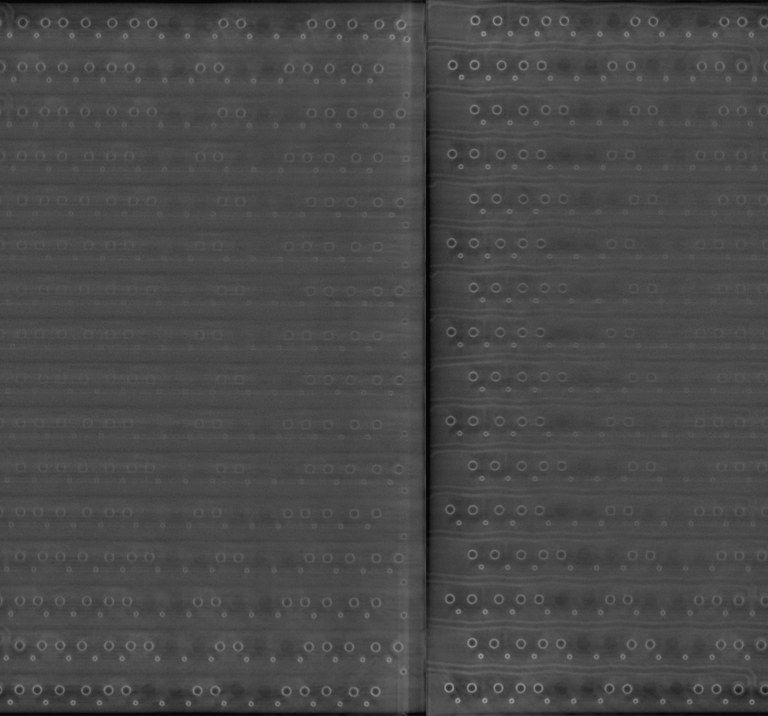
#> input picture results/classical_v2/hybrid/J1_000.jpg, 2304 x 2148 px, given as the content of the folder e/t2/TRI_Dataset-20260511T190518Z-3-001/TRI_Dataset_Concised, which was not available (shown at 1/3 size)
$ python weight_sweep.py
#> lines starting #> are read from the running program, lines starting #| are printed output that depends on the picture
### classical_shadow_removal_v2.py
"""
Classical Shadow Removal V2 for TRI PCB X-ray Components
========================================================

This is an upgraded, non-generative shadow removal testbench for the
concised TRI dataset only:

    TRI_Dataset-20260511T190518Z-3-001/TRI_Dataset_Concised

It does NOT modify classical_shadow_removal.py.

Goal:
    Remove low-frequency metal-sheet / illumination shadows from J1, J4,
    U29, and U30 X-ray component images while preserving solder balls,
    pads, traces, and component structure.

Why V2:
    The first Gaussian flat-field script was too simple. It estimated the
    shadow field directly from the image, so bright solder balls and pads
    leaked into the background estimate. V2 adds:

    - component-aware parameters
    - structure masking before background estimation
    - log-domain homomorphic correction
    - row/column band correction
    - seam-aware piecewise left/right balancing
    - per-image comparison sheets

Run:
    python classical_shadow_removal_v2.py

Outputs:
    results/classical_v2/
      gaussian_flatfield/
      masked_log_flatfield/
      row_col_balanced/
      hybrid/
      comparison_sheets/
      metrics.csv
"""

from __future__ import annotations

import csv
import os
from dataclasses import dataclass
from typing import Dict, Iterable, List, Optional, Tuple

import numpy as np
from PIL import Image, ImageDraw
from scipy.ndimage import (
    binary_dilation,
    gaussian_filter,
    median_filter,
    zoom,
    sobel,
)
from tqdm import tqdm


IMAGE_EXTS = (".png", ".jpg", ".jpeg", ".tif", ".tiff", ".bmp")


@dataclass(frozen=True)
class ComponentParams:
    """Tunable parameters for one component family."""

    sigma_frac: float
    mask_percentile: float
    median_frac: float
    row_sigma_frac: float
    col_sigma_frac: float
    seam_blend_frac: float
    correction_strength: float = 1.0
    aggressive_sigma_frac: float = 0.055
    contrast_percentiles: Tuple[float, float] = (0.5, 99.5)
    w_mean: float = 0.45
    w_zscore: float = 0.35
    w_retinex: float = 0.20


COMPONENT_PARAMS: Dict[str, ComponentParams] = {
    # Large connector / grid-like images. Need very broad illumination fields.
    "J1": ComponentParams(
        sigma_frac=0.070,
        mask_percentile=78.0,
        median_frac=0.035,
        row_sigma_frac=0.060,
        col_sigma_frac=0.060,
        seam_blend_frac=0.020,
        correction_strength=1.65,
        aggressive_sigma_frac=0.040,
        w_mean=0.10, w_zscore=0.80, w_retinex=0.10,
    ),
    "J4": ComponentParams(
        sigma_frac=0.070,
        mask_percentile=78.0,
        median_frac=0.035,
        row_sigma_frac=0.060,
        col_sigma_frac=0.060,
        seam_blend_frac=0.020,
        correction_strength=1.65,
        aggressive_sigma_frac=0.040,
        w_mean=0.10, w_zscore=0.80, w_retinex=0.10,
    ),
    # Smaller component crops. Slightly tighter background estimation.
    "U29": ComponentParams(
        sigma_frac=0.090,
        mask_percentile=76.0,
        median_frac=0.045,
        row_sigma_frac=0.080,
        col_sigma_frac=0.080,
        seam_blend_frac=0.030,
        correction_strength=1.85,
        aggressive_sigma_frac=0.060,
        w_mean=0.50, w_zscore=0.40, w_retinex=0.10,
    ),
    "U30": ComponentParams(
        sigma_frac=0.090,
        mask_percentile=76.0,
        median_frac=0.045,
        row_sigma_frac=0.080,
        col_sigma_frac=0.080,
        seam_blend_frac=0.030,
        correction_strength=1.85,
        aggressive_sigma_frac=0.060,
        w_mean=0.50, w_zscore=0.40, w_retinex=0.10,
    ),
}

DEFAULT_PARAMS = ComponentParams(
    sigma_frac=0.100,
    mask_percentile=82.0,
    median_frac=0.040,
    row_sigma_frac=0.070,
    col_sigma_frac=0.070,
    seam_blend_frac=0.025,
    correction_strength=1.60,
    aggressive_sigma_frac=0.055,
 )

MAX_BACKGROUND_SIZE = 420


def component_from_name(filename: str) -> str:
    return filename.split("_", 1)[0].upper()


def params_for(filename: str) -> ComponentParams:
    return COMPONENT_PARAMS.get(component_from_name(filename), DEFAULT_PARAMS)


def read_gray(path: str) -> np.ndarray:
    return np.asarray(Image.open(path).convert("L"), dtype=np.float32)


def save_gray(path: str, img: np.ndarray) -> None:
    os.makedirs(os.path.dirname(path), exist_ok=True)
    Image.fromarray(to_uint8(img), mode="L").save(path)


def to_uint8(img: np.ndarray) -> np.ndarray:
    return np.clip(img, 0, 255).astype(np.uint8)


# [31 lines left out: functions odd_kernel, resize_float, downsample_for_background, not called in this run]


def robust_rescale_to_input(
    corrected: np.ndarray,
    original: np.ndarray,
    percentiles: Tuple[float, float],
) -> np.ndarray:
    """Match robust contrast to the input without amplifying outliers."""
    lo_o, hi_o = np.percentile(original, percentiles)
    lo_c, hi_c = np.percentile(corrected, percentiles)
    if hi_c - lo_c < 1e-6:
        return np.clip(corrected, 0, 255)

    out = (corrected - lo_c) / (hi_c - lo_c)
    out = out * (hi_o - lo_o) + lo_o

    # Match mean gently so the result does not look washed out.
    out += original.mean() - out.mean()
    return np.clip(out, 0, 255)


# [7 lines left out: function robust_stretch, not called in this run]


def mean_std_match(img: np.ndarray, reference: np.ndarray) -> np.ndarray:
    """Match global mean/std only, without restoring spatial shadows."""
    img_mean = float(np.mean(img))
    img_std = float(np.std(img)) + 1e-6
    ref_mean = float(np.mean(reference))
    ref_std = float(np.std(reference)) + 1e-6
    return np.clip((img - img_mean) / img_std * ref_std + ref_mean, 0, 255)


# [152 lines left out: functions gradient_magnitude, structure_mask, masked_gaussian, estimate_shadow_field, estimate_shadow_field_with_sigma, gaussian_flatfield and 4 more, not called in this run]


def local_mean_equalized(img: np.ndarray, params: ComponentParams) -> np.ndarray:
    """
    Strong local background removal:

        output = image - local_mean(image) + global_mean

    This treats the metal-sheet pattern as a local additive background. It is
    intentionally more aggressive than flat-field division and should visibly
    reduce rectangular shadows.
    """
    h, w = img.shape
#> h = 2148; w = 2304
    sigma = max(min(h, w) * params.aggressive_sigma_frac, 10.0)
#> sigma = 85.92
    background = gaussian_filter(img, sigma=sigma, mode="reflect")
    corrected = img - params.correction_strength * (background - np.mean(background))
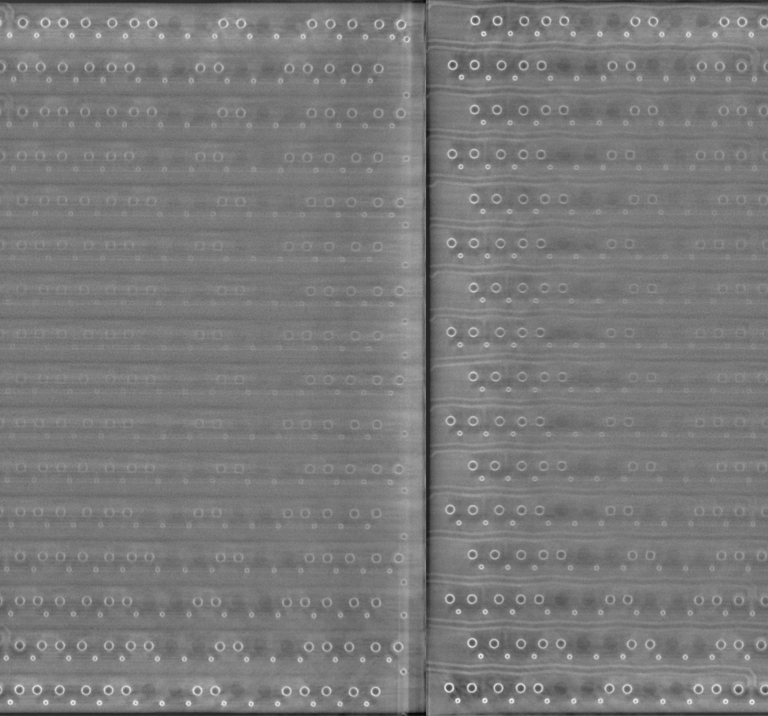
#> corrected: shape (2148, 2304) float32 (shown at 1/3 size); min -1.4, max 153.5, mean 72.8; drawn with min black and max white
    corrected = seam_balance(corrected, params)
    return mean_std_match(corrected, img)


def local_zscore_equalized(img: np.ndarray, params: ComponentParams) -> np.ndarray:
    """
    Local brightness and contrast normalization. This is often better for X-ray
    stacks where the shadow darkens a region and also suppresses local contrast.

        output = (image - local_mean) / local_std

    Then match global mean/std back to the input.
    """
    h, w = img.shape
    sigma = max(min(h, w) * params.aggressive_sigma_frac, 10.0)
    local_mean = gaussian_filter(img, sigma=sigma, mode="reflect")
    local_sq_mean = gaussian_filter(img * img, sigma=sigma, mode="reflect")
    local_var = np.maximum(local_sq_mean - local_mean * local_mean, 4.0)
    local_std = np.sqrt(local_var)

    z = (img - local_mean) / local_std
    corrected = z * np.std(img) + np.mean(img)
    corrected = seam_balance(corrected, params)
    return np.clip(corrected, 0, 255)


# [64 lines left out: functions multi_scale_retinex_like, aggressive_local_combo, smooth_profile_correction, not called in this run]


def detect_vertical_seam(img: np.ndarray) -> Optional[int]:
    """
    Finds a strong vertical panel boundary, common in J1/J4 stitched images.
    Returns an x coordinate or None.
    """
    h, w = img.shape
    if w < 900:
        return None

    col_profile = gaussian_filter(img.mean(axis=0), sigma=max(w * 0.01, 8.0))
    grad = np.abs(np.gradient(col_profile))

    # Ignore outer margins where border darkening is common.
    lo, hi = int(w * 0.20), int(w * 0.80)
    if hi <= lo:
        return None
    x = lo + int(np.argmax(grad[lo:hi]))

    if grad[x] < np.percentile(grad[lo:hi], 97.0):
        return None
    return x


def seam_balance(img: np.ndarray, params: ComponentParams) -> np.ndarray:
    """
    If a vertical seam exists, balance the left and right halves before the
    final profile correction. This targets the obvious left/right metal sheet
    boundary without moving structure.
    """
    seam = detect_vertical_seam(img)
#> in detect_vertical_seam, `col_profile = gaussian_filter(img.mean(axis=0), sigma=max(w * 0.01, 8...`: col_profile = 2304 values, max 82.34 at index 1215, min 59.93 at index 1290, mean 72.82
#> in detect_vertical_seam, `grad = np.abs(np.gradient(col_profile))`: grad = 2304 values, max 0.503 at index 1260, min 1.14e-05 at index 123, mean 0.0378
#> in detect_vertical_seam, `x = lo + int(np.argmax(grad[lo:hi]))`: x = 1260
    if seam is None:
        return img

    out = img.astype(np.float64).copy()
    h, w = out.shape
    blend = max(int(w * params.seam_blend_frac), 8)

    left = out[:, :seam]
    right = out[:, seam:]
    if left.size == 0 or right.size == 0:
        return img

    target = float(np.mean(out))
    left_scale = target / max(float(left.mean()), 1.0)
    right_scale = target / max(float(right.mean()), 1.0)
    out[:, :seam] *= left_scale
    out[:, seam:] *= right_scale

    # Feather across seam to avoid a new hard boundary.
    x0 = max(seam - blend, 0)
    x1 = min(seam + blend, w)
    if x1 > x0:
        alpha = np.linspace(0.0, 1.0, x1 - x0, dtype=np.float64)[None, :]
        original_band = img[:, x0:x1].astype(np.float64)
        corrected_band = out[:, x0:x1]
        out[:, x0:x1] = 0.35 * original_band + 0.65 * corrected_band
        out[:, x0:x1] = (
            (1 - alpha) * out[:, x0:x1]
            + alpha * out[:, x0:x1]
        )

    return robust_rescale_to_input(out, img, params.contrast_percentiles)


# [17 lines left out: functions row_col_balanced, hybrid, not called in this run]


METHODS = {
    "gaussian_flatfield": gaussian_flatfield,
    "masked_log_flatfield": masked_log_flatfield,
    "row_col_balanced": row_col_balanced,
    "hybrid": hybrid,
    "strong_log": strong_log_flatfield,
    "additive_flatfield": additive_flatfield,
    "additive_log_combo": additive_log_combo,
    "local_mean_eq": local_mean_equalized,
    "local_zscore_eq": local_zscore_equalized,
    "multi_retinex": multi_scale_retinex_like,
    "aggressive_local": aggressive_local_combo,
}

FOCUSED_METHODS = [
    "local_mean_eq",
    "local_zscore_eq",
    "multi_retinex",
    "aggressive_local",
]


def lr_diff(img: np.ndarray) -> float:
    mid = img.shape[1] // 2
    return float(abs(img[:, :mid].mean() - img[:, mid:].mean()))


# [84 lines left out: functions quadrant_std, row_band_std, edge_energy_ratio, metric_row, label_image, make_contact_sheet and 1 more, not called in this run]


def image_paths(input_dir: str) -> List[str]:
    return [
        os.path.join(input_dir, name)
        for name in sorted(os.listdir(input_dir))
        if name.lower().endswith(IMAGE_EXTS)
    ]


# [90 lines left out: functions ensure_dirs, process_concised, print_summary, default_paths, not called in this run]


# [3 lines that do not run on import are left out]

### weight_sweep.py
"""
Weight Sweep for aggressive_local_combo
========================================
Finds the optimal (w_mean, w_zscore, w_retinex) weights for each component
group by grid-searching all valid combinations with step=0.10.

Strategy:
  - Compute the 3 sub-method outputs ONCE per image (slow part, cached)
  - Blend with each weight combination and re-run smooth_profile_correction
  - Score each combo using a component-aware composite score
  - Report best weights for J1/J4 and U29/U30 separately

Run:
    python weight_sweep.py

Output:
    Prints best weights and metric improvement for each component group.
    Also saves results/weight_sweep/metrics.csv for full audit.
"""

import csv
import itertools
import os
import sys

import numpy as np
from tqdm import tqdm

sys.path.insert(0, os.path.dirname(os.path.abspath(__file__)))

from classical_shadow_removal_v2 import (
    component_from_name,
    edge_energy_ratio,
    image_paths,
    local_mean_equalized,
    local_zscore_equalized,
    lr_diff,
    mean_std_match,
    multi_scale_retinex_like,
    params_for,
    quadrant_std,
    read_gray,
    row_band_std,
    smooth_profile_correction,
)


# ── Paths ─────────────────────────────────────────────────────────────────────

BASE = os.path.dirname(os.path.abspath(__file__))
INPUT_DIR = os.path.join(
    BASE,
    "TRI_Dataset-20260511T190518Z-3-001",
    "TRI_Dataset_Concised",
)
OUTPUT_DIR = os.path.join(BASE, "results", "weight_sweep")
os.makedirs(OUTPUT_DIR, exist_ok=True)


# ── Weight grid ───────────────────────────────────────────────────────────────

STEP = 0.10

def weight_grid(step: float):
    """All (w1, w2, w3) with w1+w2+w3=1, each >= step, rounded to 2dp."""
    combos = []
    vals = [round(v, 2) for v in np.arange(step, 1.0, step)]
    for w1 in vals:
        for w2 in vals:
            w3 = round(1.0 - w1 - w2, 2)
            if w3 >= step:
                combos.append((w1, w2, w3))
    return combos


WEIGHTS = weight_grid(STEP)
print(f"Weight combinations to test: {len(WEIGHTS)}")
print(f"e.g. first few: {WEIGHTS[:5]}")


# ── Scoring ───────────────────────────────────────────────────────────────────

# [19 lines left out: function composite_score, not called in this run]


# ── Main sweep ────────────────────────────────────────────────────────────────

paths = image_paths(INPUT_DIR)
if not paths:
    raise FileNotFoundError(f"No images found in {INPUT_DIR}")

print(f"\nImages: {len(paths)}")
print("Step 1: Computing sub-method outputs (cached per image)...\n")

# Collect per-component best results
# Structure: {component: {combo: [scores]}}
component_scores: dict = {}  # component -> list of (score, w1, w2, w3)
all_rows = []

CURRENT_WEIGHTS = (0.45, 0.35, 0.20)  # baseline to compare against

for path in tqdm(paths, desc="Images"):
    filename = os.path.basename(path)
    component = component_from_name(filename)
    params = params_for(filename)
    original = read_gray(path)

    # ── Cache the 3 sub-method outputs (slow, done once per image) ────────────
    mean_eq  = local_mean_equalized(original, params).astype(np.float32)
#> in seam_balance, `right = out[:, seam:]`:
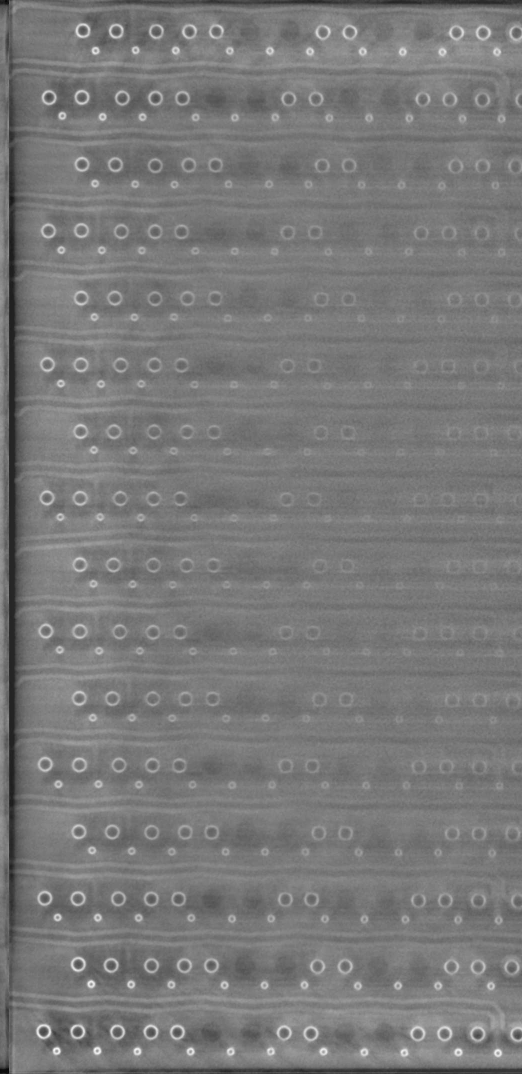
#> right: shape (2148, 1044) float64 (shown at 1/2 size); min -1.4, max 153.5, mean 72.3; drawn with min black and max white
#> in seam_balance, `target = float(np.mean(out))`: target = 72.82
#> in seam_balance, `left_scale = target / max(float(left.mean()), 1.0)`: left_scale = 0.994
#> in seam_balance, `right_scale = target / max(float(right.mean()), 1.0)`: right_scale = 1.01
#> in seam_balance, `x0 = max(seam - blend, 0)`: x0 = 1214
#> in seam_balance, `x1 = min(seam + blend, w)`: x1 = 1306
#> in robust_rescale_to_input, `lo_o, hi_o = np.percentile(original, percentiles)`: lo_o = 27.73; hi_o = 111.3
#> in robust_rescale_to_input, `lo_c, hi_c = np.percentile(corrected, percentiles)`: lo_c = 27.65; hi_c = 111.5
#> in mean_std_match, `img_mean = float(np.mean(img))`: img_mean = 72.82
#> in mean_std_match, `img_std = float(np.std(img)) + 1e-6`: img_std = 8.92
#> in mean_std_match, `ref_mean = float(np.mean(reference))`: ref_mean = 72.82
#> in mean_std_match, `ref_std = float(np.std(reference)) + 1e-6`: ref_std = 10.35
    z_eq     = local_zscore_equalized(original, params).astype(np.float32)
#> in local_zscore_equalized, `local_sq_mean = gaussian_filter(img * img, sigma=sigma, mode="reflect")`:
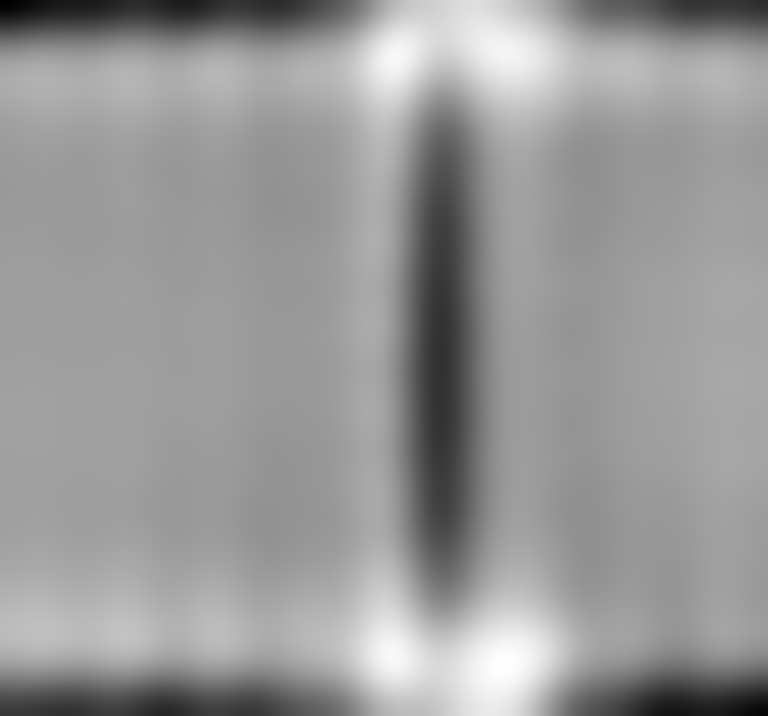
#> local_sq_mean: shape (2148, 2304) float32 (shown at 1/3 size); min 3739.2, max 6519.1, mean 5409.6; drawn with min black and max white
#> in local_zscore_equalized, `local_std = np.sqrt(local_var)`:
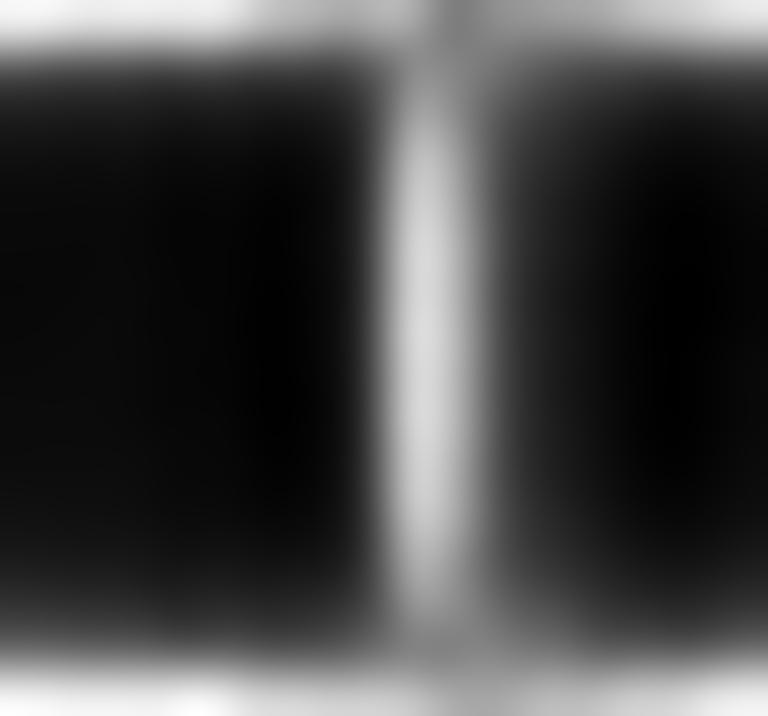
#> local_std: shape (2148, 2304) float32 (shown at 1/3 size); min 3.36, max 22.05, mean 8.4; drawn with min black and max white
#> in local_zscore_equalized, `z = (img - local_mean) / local_std`:
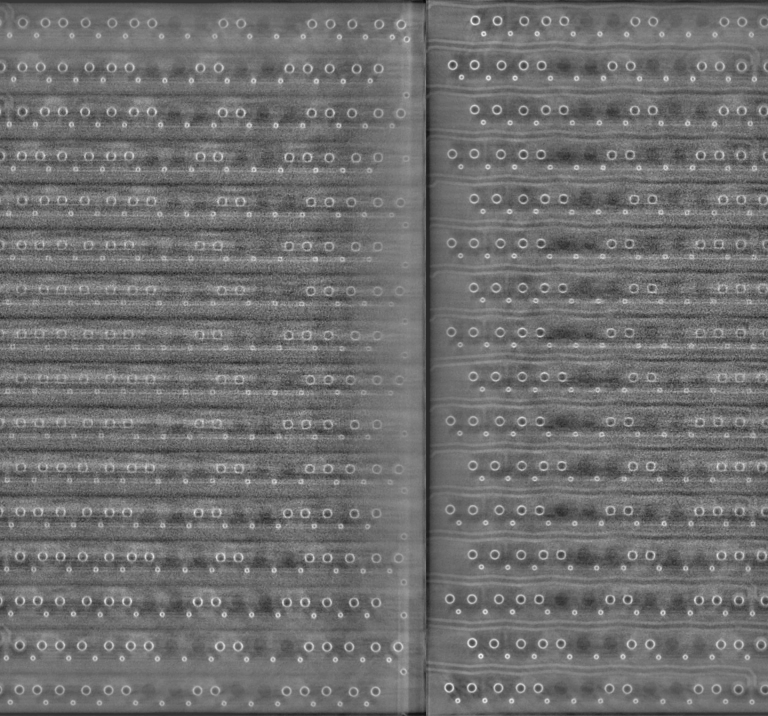
#> z: shape (2148, 2304) float32 (shown at 1/3 size); min -4.7, max 6.12, mean 0.00833; drawn with min black and max white
#> in seam_balance (call 2), `seam = detect_vertical_seam(img)`: seam = 1259
#> in seam_balance (call 2), `right = out[:, seam:]`:
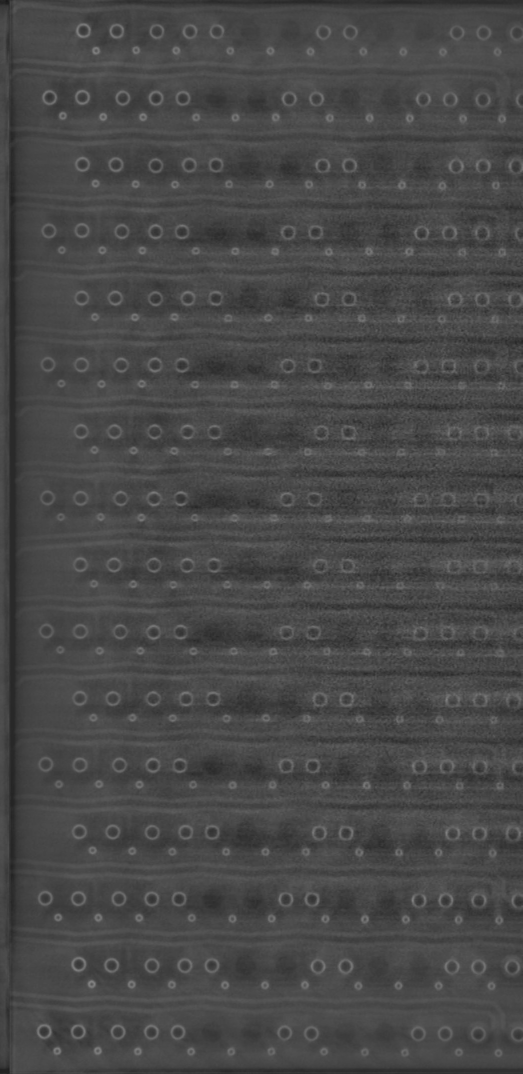
#> right: shape (2148, 1045) float64 (shown at 1/2 size); min 24.22, max 136.1, mean 72.5
#> in seam_balance (call 2), `target = float(np.mean(out))`: target = 72.9
#> in seam_balance (call 2), `left_scale = target / max(float(left.mean()), 1.0)`: left_scale = 0.996
#> in seam_balance (call 2), `x0 = max(seam - blend, 0)`: x0 = 1213
#> in seam_balance (call 2), `x1 = min(seam + blend, w)`: x1 = 1305
#> in seam_balance (call 2), `original_band = img[:, x0:x1].astype(np.float64)`:
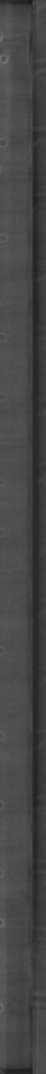
#> original_band: shape (2148, 92) float64 (shown at 1/2 size); min 24.22, max 120.2, mean 69.8
#> (the run stopped early here; a loop or call above may not have finished)
